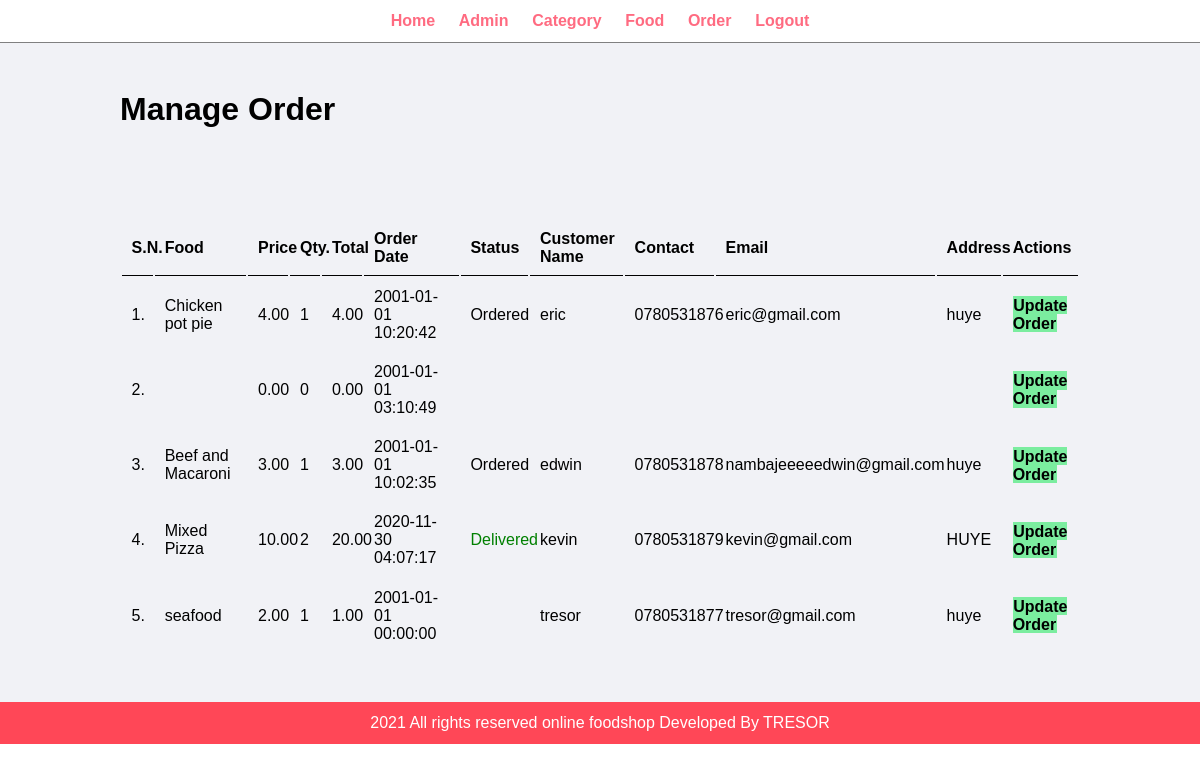
The app's page /admin/manage-order.php (signed in) with its own data.
### tables this page shows
CREATE TABLE `tbl_order` (
  `id` int(10) UNSIGNED NOT NULL,
  `food` varchar(150) NOT NULL,
  `price` decimal(10,2) NOT NULL,
  `qty` int(11) NOT NULL,
  `total` decimal(10,2) NOT NULL,
  `order_date` datetime NOT NULL,
  `status` varchar(50) NOT NULL,
  `customer_name` varchar(150) NOT NULL,
  `customer_contact` varchar(20) NOT NULL,
  `customer_email` varchar(150) NOT NULL,
  `customer_address` varchar(255) NOT NULL
);

### admin/manage-order.php (the view, shortened to what this page needs)
<?php include('partials/menu.php'); ?>
<div class="main-content">
    <div class="wrapper">
        <h1>Manage Order</h1>
                <br /><br /><br />
                <br><br>
                <table class="tbl-full">
                    <tr>
                        <th>S.N.</th>
                        <th>Food</th>
                        <th>Price</th>
                        <th>Qty.</th>
                        <th>Total</th>
                        <th>Order Date</th>
                        <th>Status</th>
                        <th>Customer Name</th>
                        <th>Contact</th>
                        <th>Email</th>
                        <th>Address</th>
                        <th>Actions</th>
                    </tr>
                    <?php
                        $sql = "SELECT * FROM tbl_order ORDER BY id DESC";
                        $res = mysqli_query($conn, $sql);
                        $count = mysqli_num_rows($res);
                        $sn = 1;
                        if($count>0)
                        {
                            while($row=mysqli_fetch_assoc($res))
                            {
                                $id = $row['id'];
                                $food = $row['food'];
                                $price = $row['price'];
                                $qty = $row['qty'];
                                $total = $row['total'];
                                $order_date = $row['order_date'];
                                $status = $row['status'];
                                $customer_name = $row['customer_name'];
                                $customer_contact = $row['customer_contact'];
                                $customer_email = $row['customer_email'];
                                $customer_address = $row['customer_address'];
                                ?>
                                    <tr>
                                        <td><?php echo $sn++; ?>. </td>
                                        <td><?php echo $food; ?></td>
                                        <td><?php echo $price; ?></td>
                                        <td><?php echo $qty; ?></td>
                                        <td><?php echo $total; ?></td>
                                        <td><?php echo $order_date; ?></td>
                                        <td>
                                            <?php
                                                if($status=="Ordered")
                                                {
                                                    echo "<label>$status</label>";
                                                }
                                                elseif($status=="On Delivery")
                                                {
                                                    echo "<label style='color: orange;'>$status</label>";
                                                }
                                                elseif($status=="Delivered")
                                                {
                                                    echo "<label style='color: green;'>$status</label>";
                                                }
                                                elseif($status=="Cancelled")
                                                {
                                                    echo "<label style='color: red;'>$status</label>";
                                                }
                                            ?>
                                        </td>
                                        <td><?php echo $customer_name; ?></td>
                                        <td><?php echo $customer_contact; ?></td>
                                        <td><?php echo $customer_email; ?></td>
                                        <td><?php echo $customer_address; ?></td>
                                        <td>
                                            <a href="<?php echo SITEURL; ?>admin/update-order.php?id=<?php echo $id; ?>" class="btn-secondary">Update Order</a>
                                        </td>
                                    </tr>
                                <?php
                            }
                        }
                        else
                        {
                            echo "<tr><td colspan='12' class='error'>Orders not Available</td></tr>";
                        }
                    ?>
                </table>
    </div>
</div>
<?php include('partials/footer.php'); ?>

### css/admin.css (style rules this page uses)
* { margin: 0; padding: 0; font-family: Arial, Helvetica, sans-serif; }
.wrapper { padding: 1%; width: 80%; margin: 0 auto; }
.tbl-full { width: 100%; }
table tr th { border-bottom: 1px solid black; padding: 1%; text-align: left; }
table tr td { padding: 1%; }
.btn-secondary { background-color: #7bed9f; padding: 1%; color: black; text-decoration: none; font-weight: bold; }
.main-content { background-color: #f1f2f6; padding: 3% 0; }

### records on screen
tbl_order: food "Chicken pot pie", price "4.00", qty "1", total "4.00", order_date "2001-01-01 10:20:42", status "Ordered", customer_name "eric", customer_contact "0780531876", customer_email "eric@gmail.com", customer_address "huye"
tbl_order: price "0.00", qty "0", total "0.00", order_date "2001-01-01 03:10:49"
tbl_order: food "Beef and Macaroni", price "3.00", qty "1", total "3.00", order_date "2001-01-01 10:02:35", status "Ordered", customer_name "edwin", customer_contact "0780531878", customer_email "nambajeeeeedwin@gmail.com", customer_address "huye"
tbl_order: food "Mixed Pizza", price "10.00", qty "2", total "20.00", order_date "2020-11-30 04:07:17", status "Delivered", customer_name "kevin", customer_contact "0780531879", customer_email "kevin@gmail.com", customer_address "HUYE"
tbl_order: food "seafood", price "2.00", qty "1", total "1.00", order_date "2001-01-01 00:00:00", customer_name "tresor", customer_contact "0780531877", customer_email "tresor@gmail.com", customer_address "huye"
